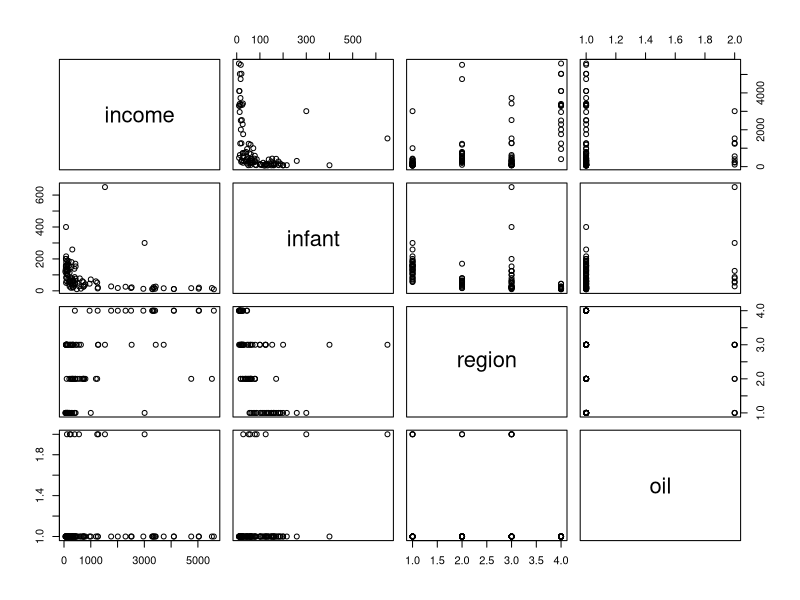
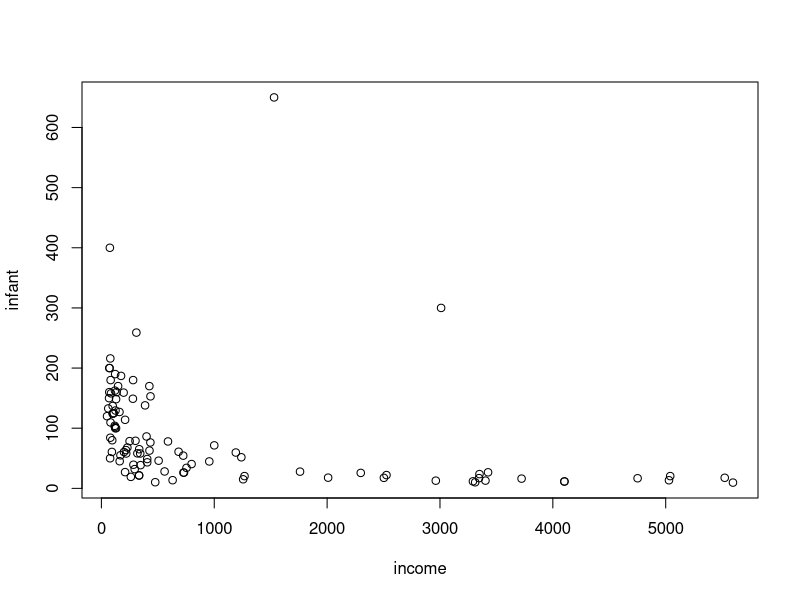
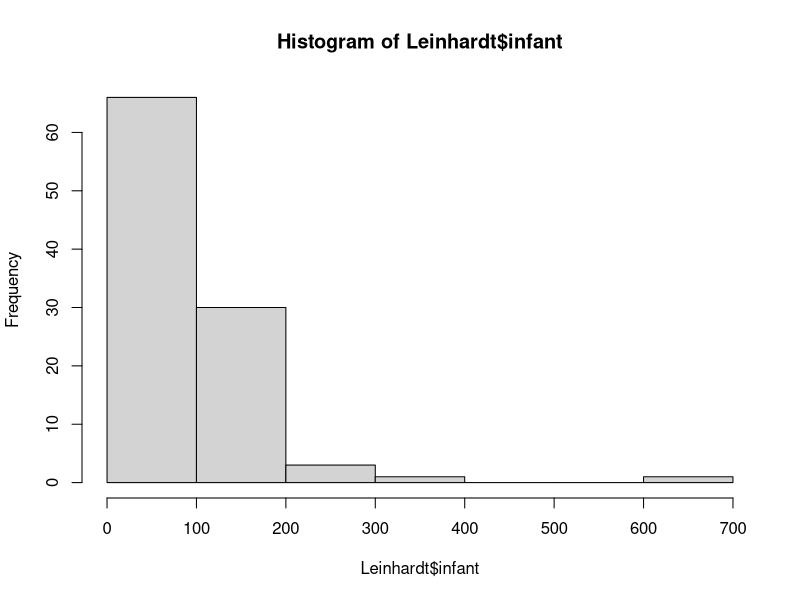
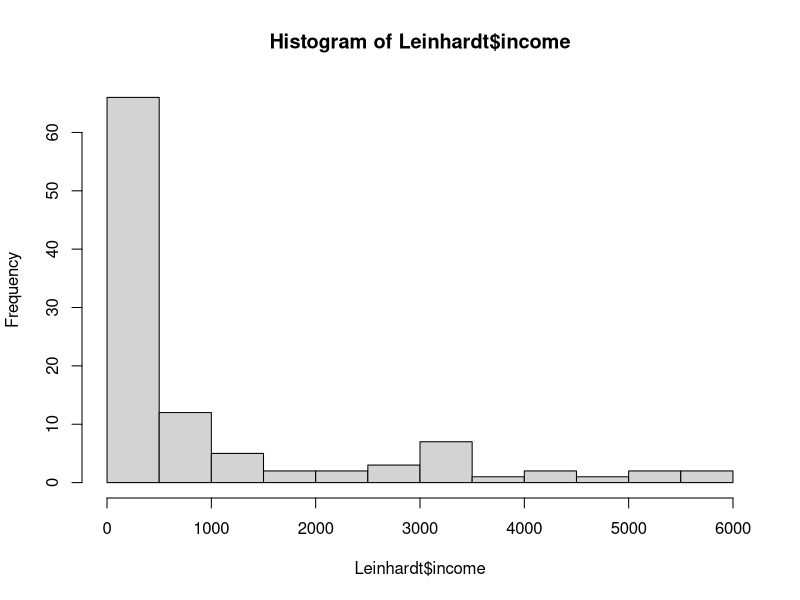
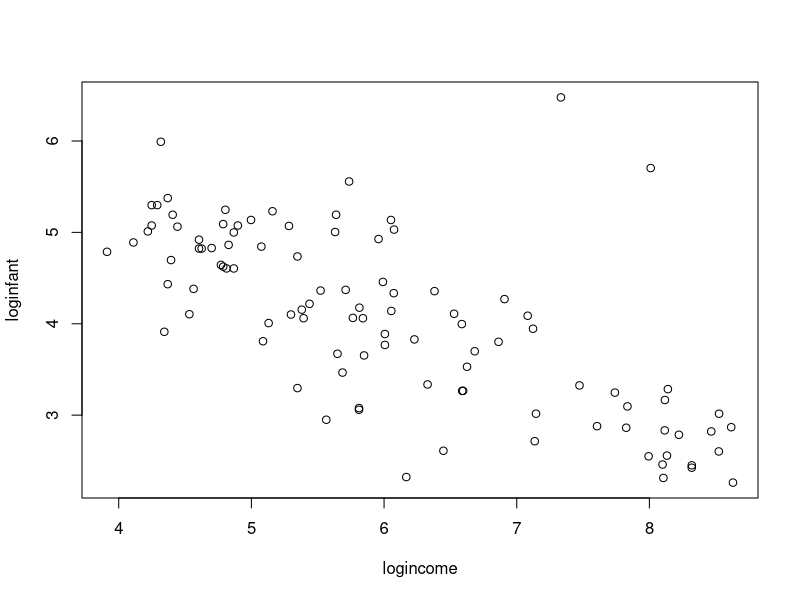

These charts were generated, in order, by the following R code:
library("car")
data("Leinhardt")
head(Leinhardt)
str(Leinhardt)
# Factor variable is counted by the levels
#

# Using pairs function to plot the scatter plots
pairs(Leinhardt)

plot(infant ~ income, data = Leinhardt)
#? Is linear model really proper,

#Skewness
hist(Leinhardt$infant)
hist(Leinhardt$income)
# we observed that the  data is strongly right skewed.
# We apply the log function to apply the linear regression

# We add two log variables into the data chart
Leinhardt$loginfant = log(Leinhardt$infant)
Leinhardt$logincome = log(Leinhardt$income)

plot(loginfant ~ logincome, data = Leinhardt)
# From this chart we could imagine linear model


###Modeling
### Usually we name the y-axis variable as response variable
lmod = lm(loginfant ~ logincome, data = Leinhardt)
summary(lmod)

dat = na.omit(Leinhardt)
Leinhardt
